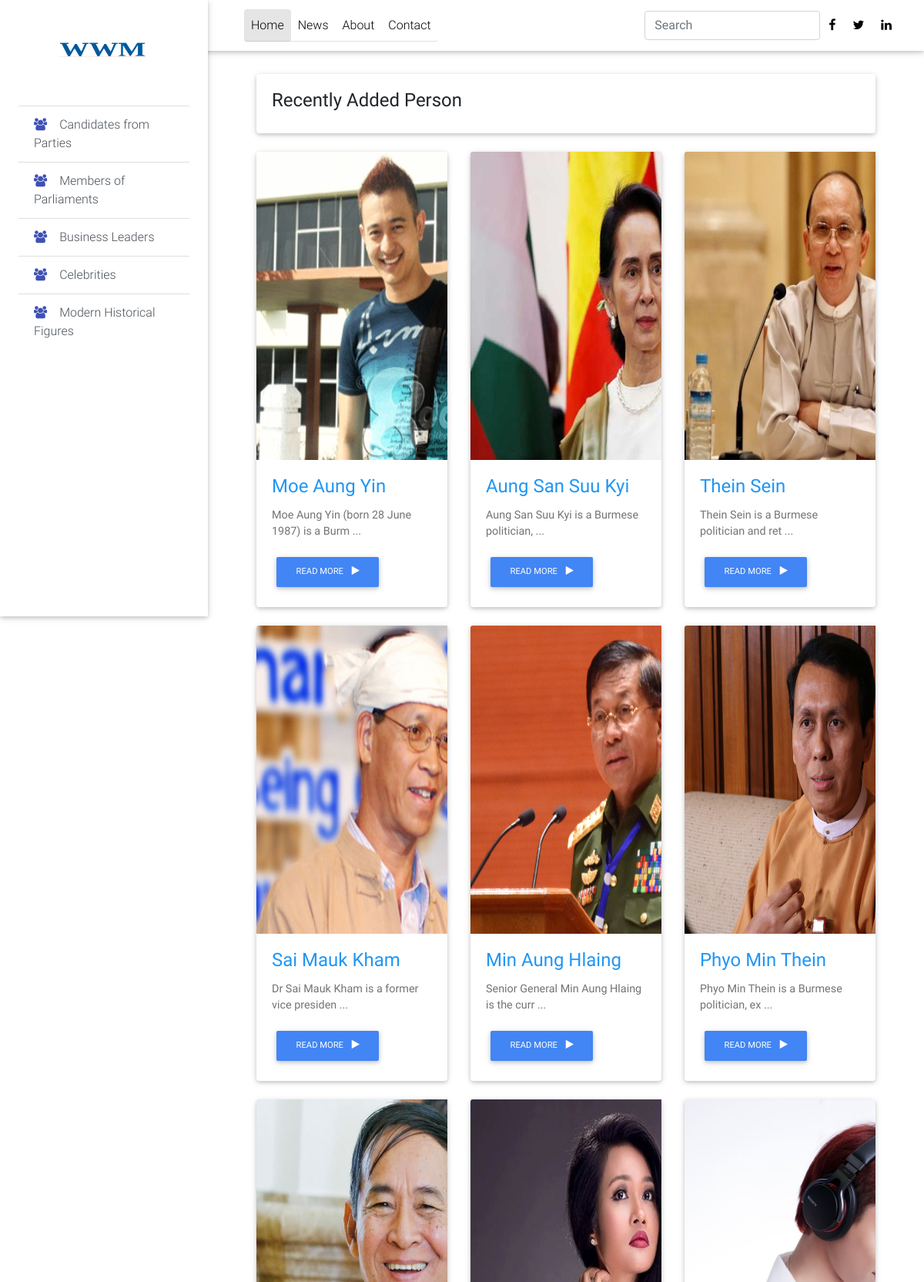
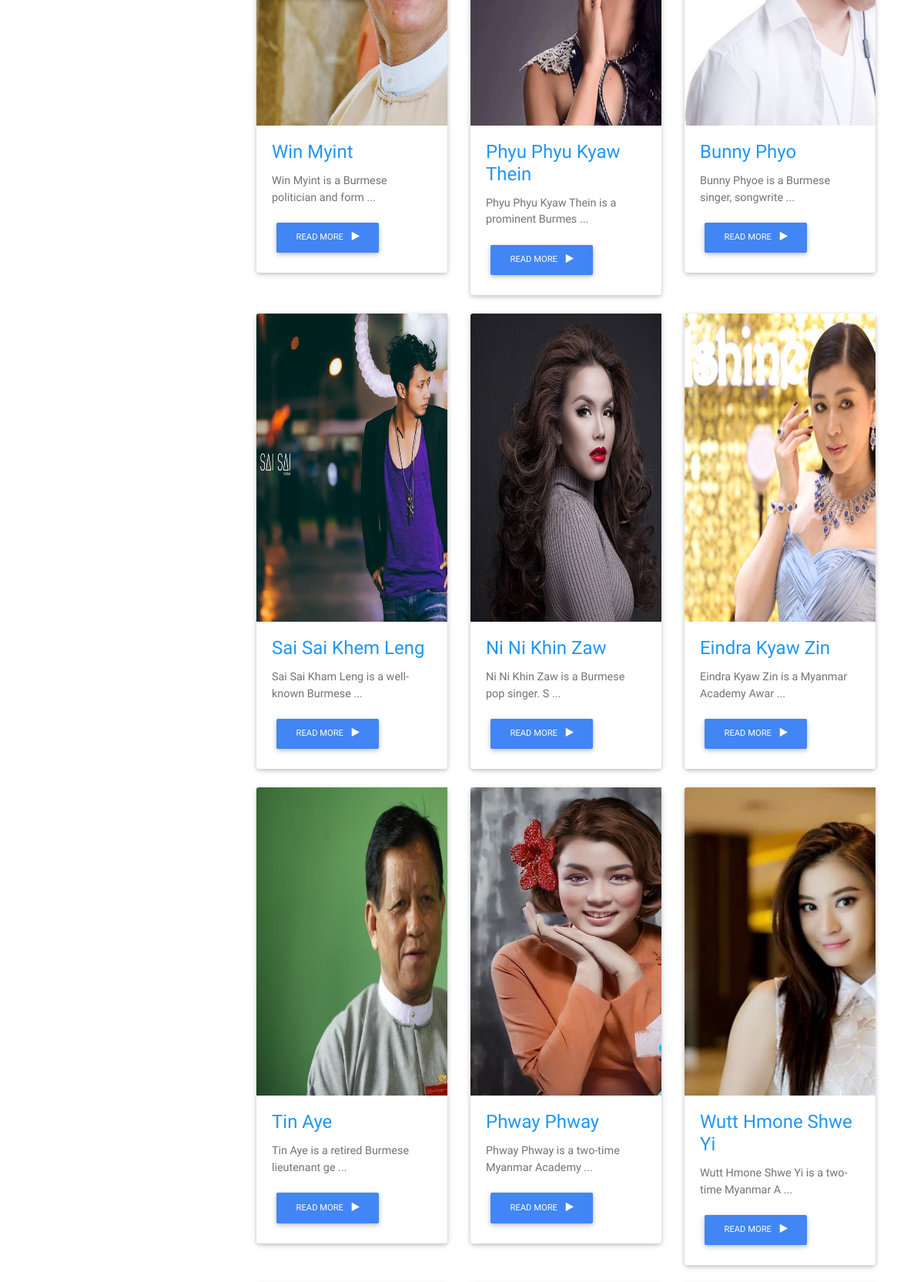
The page / (upper part) on the database its author committed (2 pictures, top to bottom).
### models.py (models this page shows, shortened)
class Person(db.Model):
    id = db.Column(db.Integer,primary_key=True)
    image_id = db.Column(db.String(20),nullable=False)
    name = db.Column(db.String(60),unique=True,nullable=False)
    slug = db.Column(db.String(60),unique=True)
    person_type = db.Column(db.String(50),nullable=False)
    biography = db.Column(db.Text,nullable=False)
    created_timestamp = db.Column(db.DateTime,default=datetime.datetime.now())
    rating = db.Column(db.Float,default=0.0)
    def read_more(self):
        return self.biography[:42] + " ..."

### views.py (the view)
@app.route('/')
def home():
	persons = Person.query.order_by(Person.created_timestamp.desc())
	return object_list('home.html',persons)

### views.py (called while the page is built)
def object_list(template,query):
	if request.args.get('q'):
		search = request.args['q']
		query = query.filter(Person.name.contains(search))
	return render_template(template,persons=query)

### templates/home.html (shortened to what this page needs)
{% extends 'base.html' %}
{% from "macro/display_person.html" import display_person %}
{% block content_search %}
	{% include "include/add_search.html" %}
{% endblock %}
{% block content_main %}
            <div class="card mb-4 wow fadeIn">
                <div class="card-body d-sm-flex justify-content-between">
                    <form class="d-flex justify-content-left">
                        <h4 class="mb-2 mb-sm-0 pt-1">
                        <h4>
                                Recently Added Person
                        </h4>
                    </h4>
                    </form>
                </div>
            </div>
    {{ display_person(persons) }}
{% endblock %}

### templates/macro/display_person.html (shortened to what this page needs)
{% macro display_person(persons) %}
    <div class="row wow fadeIn">
	{% for person in persons %}
                <div class="col-lg-4 col-md-6 mb-4">
                        <div class="card">
                            <div class="view overlay">
                                <img style="width:400px;height:400px;"
                                src="{{ url_for('static',filename='img/'+person.image_id) }}"
                                class="card-img-top" alt="">
                            </div>
                            <div class="card-body">
                                <h4 class="card-title">
                                    <div class="blue-text">{{ person.name }}</div>
                                </h4>
                                <p class="card-text">
                                    {{ person.read_more() }}
                                </p>
                                <a href="{{ url_for('detail',slug=person.slug) }}" target=""
                                    class="btn btn-primary btn-md">
                                    Read More
                                    <i class="fa fa-play ml-2"></i>
                                </a>
                            </div>
                        </div>
                    </div>
               {% if loop.index % 3 == 0 %}
               		</div>
    				<div class="row wow fadeIn">
               {% endif %}
	{% endfor %}
	</div>
{% endmacro %}

### rows shown on the page
Person: image (picture), name "Moe Aung Yin", read_more "Moe Aung Yin (born 28 June 1987) is a Burm ..."
Person: image (picture), name "Aung San Suu Kyi", read_more "Aung San Suu Kyi is a Burmese politician, ..."
Person: image (picture), name "Thein Sein", read_more "Thein Sein is a Burmese politician and ret ..."
Person: image (picture), name "Sai Mauk Kham", read_more "Dr Sai Mauk Kham is a former vice presiden ..."
Person: image (picture), name "Min Aung Hlaing", read_more "Senior General Min Aung Hlaing is the curr ..."
Person: image (picture), name "Phyo Min Thein", read_more "Phyo Min Thein is a Burmese politician, ex ..."
Person: image (picture), name "Win Myint", read_more "Win Myint is a Burmese politician and form ..."
Person: image (picture), name "Phyu Phyu Kyaw Thein", read_more "Phyu Phyu Kyaw Thein is a prominent Burmes ..."
Person: image (picture), name "Bunny Phyo", read_more "Bunny Phyoe is a Burmese singer, songwrite ..."
Person: image (picture), name "Sai Sai Khem Leng", read_more "Sai Sai Kham Leng is a well-known Burmese ..."
Person: image (picture), name "Ni Ni Khin Zaw", read_more "Ni Ni Khin Zaw is a Burmese pop singer. S ..."
Person: image (picture), name "Eindra Kyaw Zin", read_more "Eindra Kyaw Zin is a Myanmar Academy Awar ..."
Person: image (picture), name "Tin Aye", read_more "Tin Aye is a retired Burmese lieutenant ge ..."
Person: image (picture), name "Phway Phway", read_more "Phway Phway is a two-time Myanmar Academy ..."
Person: image (picture), name "Wutt Hmone Shwe Yi", read_more "Wutt Hmone Shwe Yi is a two-time Myanmar A ..."
